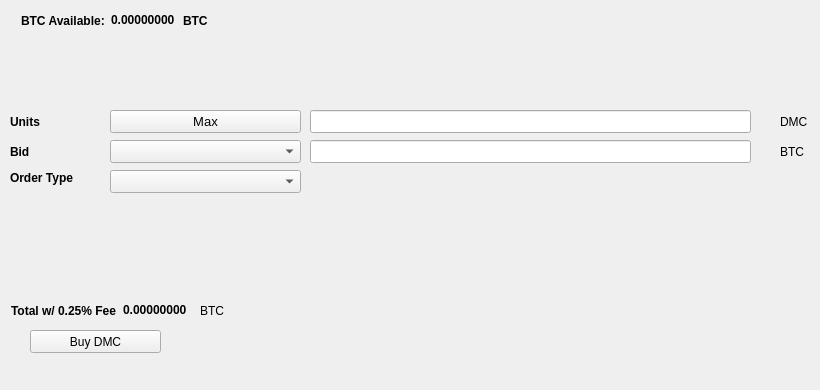
   <widget class="QWidget" name="BuyTab">
    <attribute name="title">
     <string>Buy</string>
    </attribute>
    <widget class="QPushButton" name="BuyDMC">
     <property name="geometry">
      <rect>
       <x>30</x>
       <y>330</y>
       <width>131</width>
       <height>23</height>
      </rect>
     </property>
     <property name="text">
      <string>Buy DMC</string>
     </property>
     <property name="icon">
      <iconset resource="../dmtc.qrc">
       <normaloff>:/icons/bitcoin</normaloff>:/icons/bitcoin</iconset>
     </property>
    </widget>
    <widget class="QLabel" name="label_3">
     <property name="geometry">
      <rect>
       <x>10</x>
       <y>110</y>
       <width>46</width>
       <height>23</height>
      </rect>
     </property>
     <property name="font">
      <font>
       <weight>75</weight>
       <bold>true</bold>
      </font>
     </property>
     <property name="text">
      <string>Units</string>
     </property>
    </widget>
    <widget class="QLineEdit" name="UnitsInput">
     <property name="geometry">
      <rect>
       <x>310</x>
       <y>110</y>
       <width>441</width>
       <height>23</height>
      </rect>
     </property>
     <property name="font">
      <font>
       <pointsize>9</pointsize>
       <weight>75</weight>
       <bold>true</bold>
      </font>
     </property>
    </widget>
    <widget class="QLineEdit" name="BuyBidPriceEdit">
     <property name="geometry">
      <rect>
       <x>310</x>
       <y>140</y>
       <width>441</width>
       <height>23</height>
      </rect>
     </property>
     <property name="font">
      <font>
       <pointsize>9</pointsize>
       <weight>75</weight>
       <bold>true</bold>
      </font>
     </property>
    </widget>
    <widget class="QLabel" name="label_4">
     <property name="geometry">
      <rect>
       <x>780</x>
       <y>110</y>
       <width>31</width>
       <height>23</height>
      </rect>
     </property>
     <property name="text">
      <string>DMC</string>
     </property>
    </widget>
    <widget class="QLabel" name="label_5">
     <property name="geometry">
      <rect>
       <x>780</x>
       <y>140</y>
       <width>31</width>
       <height>23</height>
      </rect>
     </property>
     <property name="text">
      <string>BTC</string>
     </property>
    </widget>
    <widget class="QLabel" name="label_6">
     <property name="geometry">
      <rect>
       <x>10</x>
       <y>140</y>
       <width>46</width>
       <height>23</height>
      </rect>
     </property>
     <property name="font">
      <font>
       <weight>75</weight>
       <bold>true</bold>
      </font>
     </property>
     <property name="text">
      <string>Bid</string>
     </property>
    </widget>
    <widget class="QLabel" name="label_7">
     <property name="geometry">
      <rect>
       <x>10</x>
       <y>170</y>
       <width>91</width>
       <height>16</height>
      </rect>
     </property>
     <property name="font">
      <font>
       <weight>75</weight>
       <bold>true</bold>
      </font>
     </property>
     <property name="text">
      <string>Order Type</string>
     </property>
    </widget>
    <widget class="QPushButton" name="Buy_Max_Amount">
     <property name="geometry">
      <rect>
       <x>110</x>
       <y>110</y>
       <width>191</width>
       <height>23</height>
      </rect>
     </property>
     <property name="font">
      <font>
       <pointsize>10</pointsize>
      </font>
     </property>
     <property name="text">
      <string>Max</string>
     </property>
    </widget>
    <widget class="QComboBox" name="BuyBidcomboBox">
     <property name="geometry">
      <rect>
       <x>110</x>
       <y>140</y>
       <width>191</width>
       <height>23</height>
      </rect>
     </property>
     <property name="font">
      <font>
       <pointsize>10</pointsize>
      </font>
     </property>
    </widget>
    <widget class="QComboBox" name="buyOrdertypeCombo">
     <property name="geometry">
      <rect>
       <x>110</x>
       <y>170</y>
       <width>191</width>
       <height>23</height>
      </rect>
     </property>
     <property name="font">
      <font>
       <pointsize>10</pointsize>
      </font>
     </property>
    </widget>
    <widget class="QWidget" name="layoutWidget1">
     <property name="geometry">
      <rect>
       <x>21</x>
       <y>11</y>
       <width>227</width>
       <height>19</height>
      </rect>
     </property>
     <layout class="QHBoxLayout" name="horizontalLayout_3">
      <item>
       <widget class="QLabel" name="label232">
        <property name="font">
         <font>
          <weight>75</weight>
          <bold>true</bold>
         </font>
        </property>
        <property name="text">
         <string>BTC Available:</string>
        </property>
       </widget>
      </item>
      <item>
       <widget class="QLabel" name="BtcAvailableLbl">
        <property name="palette">
         <palette>
          <active>
           <colorrole role="WindowText">
            <brush brushstyle="SolidPattern">
             <color alpha="255">
              <red>0</red>
              <green>0</green>
              <blue>0</blue>
             </color>
            </brush>
           </colorrole>
           <colorrole role="Button">
            <brush brushstyle="SolidPattern">
             <color alpha="255">
              <red>0</red>
              <green>170</green>
              <blue>0</blue>
             </color>
            </brush>
           </colorrole>
           <colorrole role="Light">
            <brush brushstyle="SolidPattern">
             <color alpha="255">
              <red>0</red>
              <green>255</green>
              <blue>0</blue>
             </color>
            </brush>
           </colorrole>
           <colorrole role="Midlight">
            <brush brushstyle="SolidPattern">
             <color alpha="255">
              <red>0</red>
              <green>212</green>
              <blue>0</blue>
             </color>
            </brush>
           </colorrole>
           <colorrole role="Dark">
            <brush brushstyle="SolidPattern">
             <color alpha="255">
              <red>0</red>
              <green>85</green>
              <blue>0</blue>
             </color>
            </brush>
           </colorrole>
           <colorrole role="Mid">
            <brush brushstyle="SolidPattern">
             <color alpha="255">
              <red>0</red>
              <green>113</green>
              <blue>0</blue>
             </color>
            </brush>
           </colorrole>
           <colorrole role="Text">
            <brush brushstyle="SolidPattern">
             <color alpha="255">
              <red>0</red>
              <green>170</green>
              <blue>0</blue>
             </color>
            </brush>
           </colorrole>
           <colorrole role="BrightText">
            <brush brushstyle="SolidPattern">
             <color alpha="255">
              <red>255</red>
              <green>255</green>
              <blue>255</blue>
             </color>
            </brush>
           </colorrole>
           <colorrole role="ButtonText">
            <brush brushstyle="SolidPattern">
             <color alpha="255">
              <red>0</red>
              <green>0</green>
              <blue>0</blue>
             </color>
            </brush>
           </colorrole>
           <colorrole role="Base">
            <brush brushstyle="SolidPattern">
             <color alpha="255">
              <red>255</red>
              <green>255</green>
              <blue>255</blue>
             </color>
            </brush>
           </colorrole>
           <colorrole role="Window">
            <brush brushstyle="SolidPattern">
             <color alpha="255">
              <red>0</red>
              <green>170</green>
              <blue>0</blue>
             </color>
            </brush>
           </colorrole>
           <colorrole role="Shadow">
            <brush brushstyle="SolidPattern">
             <color alpha="255">
              <red>0</red>
              <green>0</green>
              <blue>0</blue>
             </color>
            </brush>
           </colorrole>
           <colorrole role="AlternateBase">
            <brush brushstyle="SolidPattern">
             <color alpha="255">
              <red>127</red>
              <green>212</green>
              <blue>127</blue>
             </color>
            </brush>
           </colorrole>
           <colorrole role="ToolTipBase">
            <brush brushstyle="SolidPattern">
             <color alpha="255">
              <red>255</red>
              <green>255</green>
              <blue>220</blue>
             </color>
            </brush>
           </colorrole>
           <colorrole role="ToolTipText">
            <brush brushstyle="SolidPattern">
             <color alpha="255">
              <red>0</red>
              <green>0</green>
              <blue>0</blue>
             </color>
            </brush>
           </colorrole>
          </active>
          <inactive>
           <colorrole role="WindowText">
            <brush brushstyle="SolidPattern">
             <color alpha="255">
              <red>0</red>
              <green>0</green>
              <blue>0</blue>
             </color>
            </brush>
           </colorrole>
           <colorrole role="Button">
            <brush brushstyle="SolidPattern">
             <color alpha="255">
              <red>0</red>
              <green>170</green>
              <blue>0</blue>
             </color>
            </brush>
           </colorrole>
           <colorrole role="Light">
            <brush brushstyle="SolidPattern">
             <color alpha="255">
              <red>0</red>
              <green>255</green>
              <blue>0</blue>
             </color>
            </brush>
           </colorrole>
           <colorrole role="Midlight">
            <brush brushstyle="SolidPattern">
             <color alpha="255">
              <red>0</red>
              <green>212</green>
              <blue>0</blue>
             </color>
            </brush>
           </colorrole>
           <colorrole role="Dark">
            <brush brushstyle="SolidPattern">
             <color alpha="255">
              <red>0</red>
              <green>85</green>
              <blue>0</blue>
             </color>
            </brush>
           </colorrole>
           <colorrole role="Mid">
            <brush brushstyle="SolidPattern">
             <color alpha="255">
              <red>0</red>
              <green>113</green>
              <blue>0</blue>
             </color>
            </brush>
           </colorrole>
           <colorrole role="Text">
            <brush brushstyle="SolidPattern">
             <color alpha="255">
              <red>0</red>
              <green>170</green>
              <blue>0</blue>
             </color>
            </brush>
           </colorrole>
           <colorrole role="BrightText">
            <brush brushstyle="SolidPattern">
             <color alpha="255">
              <red>255</red>
              <green>255</green>
              <blue>255</blue>
             </color>
            </brush>
           </colorrole>
           <colorrole role="ButtonText">
            <brush brushstyle="SolidPattern">
             <color alpha="255">
              <red>0</red>
              <green>0</green>
              <blue>0</blue>
             </color>
            </brush>
           </colorrole>
           <colorrole role="Base">
            <brush brushstyle="SolidPattern">
             <color alpha="255">
              <red>255</red>
              <green>255</green>
              <blue>255</blue>
             </color>
            </brush>
           </colorrole>
           <colorrole role="Window">
            <brush brushstyle="SolidPattern">
             <color alpha="255">
              <red>0</red>
              <green>170</green>
              <blue>0</blue>
             </color>
            </brush>
           </colorrole>
           <colorrole role="Shadow">
            <brush brushstyle="SolidPattern">
             <color alpha="255">
              <red>0</red>
              <green>0</green>
              <blue>0</blue>
             </color>
            </brush>
           </colorrole>
           <colorrole role="AlternateBase">
            <brush brushstyle="SolidPattern">
             <color alpha="255">
              <red>127</red>
              <green>212</green>
              <blue>127</blue>
             </color>
            </brush>
           </colorrole>
           <colorrole role="ToolTipBase">
            <brush brushstyle="SolidPattern">
             <color alpha="255">
              <red>255</red>
              <green>255</green>
              <blue>220</blue>
             </color>
            </brush>
           </colorrole>
           <colorrole role="ToolTipText">
            <brush brushstyle="SolidPattern">
             <color alpha="255">
              <red>0</red>
              <green>0</green>
              <blue>0</blue>
             </color>
            </brush>
           </colorrole>
          </inactive>
          <disabled>
           <colorrole role="WindowText">
            <brush brushstyle="SolidPattern">
             <color alpha="255">
              <red>0</red>
              <green>85</green>
              <blue>0</blue>
             </color>
            </brush>
           </colorrole>
           <colorrole role="Button">
            <brush brushstyle="SolidPattern">
             <color alpha="255">
              <red>0</red>
              <green>170</green>
              <blue>0</blue>
             </color>
            </brush>
           </colorrole>
           <colorrole role="Light">
            <brush brushstyle="SolidPattern">
             <color alpha="255">
              <red>0</red>
              <green>255</green>
              <blue>0</blue>
             </color>
            </brush>
           </colorrole>
           <colorrole role="Midlight">
            <brush brushstyle="SolidPattern">
             <color alpha="255">
              <red>0</red>
              <green>212</green>
              <blue>0</blue>
             </color>
            </brush>
           </colorrole>
           <colorrole role="Dark">
            <brush brushstyle="SolidPattern">
             <color alpha="255">
              <red>0</red>
              <green>85</green>
              <blue>0</blue>
             </color>
            </brush>
           </colorrole>
           <colorrole role="Mid">
            <brush brushstyle="SolidPattern">
             <color alpha="255">
              <red>0</red>
              <green>113</green>
              <blue>0</blue>
             </color>
            </brush>
           </colorrole>
           <colorrole role="Text">
            <brush brushstyle="SolidPattern">
             <color alpha="255">
              <red>0</red>
              <green>85</green>
              <blue>0</blue>
             </color>
            </brush>
           </colorrole>
           <colorrole role="BrightText">
            <brush brushstyle="SolidPattern">
             <color alpha="255">
              <red>255</red>
              <green>255</green>
              <blue>255</blue>
             </color>
            </brush>
           </colorrole>
           <colorrole role="ButtonText">
            <brush brushstyle="SolidPattern">
             <color alpha="255">
              <red>0</red>
              <green>85</green>
              <blue>0</blue>
             </color>
            </brush>
           </colorrole>
           <colorrole role="Base">
            <brush brushstyle="SolidPattern">
             <color alpha="255">
              <red>0</red>
              <green>170</green>
              <blue>0</blue>
             </color>
            </brush>
           </colorrole>
           <colorrole role="Window">
            <brush brushstyle="SolidPattern">
             <color alpha="255">
              <red>0</red>
              <green>170</green>
              <blue>0</blue>
             </color>
            </brush>
           </colorrole>
           <colorrole role="Shadow">
            <brush brushstyle="SolidPattern">
             <color alpha="255">
              <red>0</red>
              <green>0</green>
              <blue>0</blue>
             </color>
            </brush>
           </colorrole>
           <colorrole role="AlternateBase">
            <brush brushstyle="SolidPattern">
             <color alpha="255">
              <red>0</red>
              <green>170</green>
              <blue>0</blue>
             </color>
            </brush>
           </colorrole>
           <colorrole role="ToolTipBase">
            <brush brushstyle="SolidPattern">
             <color alpha="255">
              <red>255</red>
              <green>255</green>
              <blue>220</blue>
             </color>
            </brush>
           </colorrole>
           <colorrole role="ToolTipText">
            <brush brushstyle="SolidPattern">
             <color alpha="255">
              <red>0</red>
              <green>0</green>
              <blue>0</blue>
             </color>
            </brush>
           </colorrole>
          </disabled>
         </palette>
        </property>
        <property name="font">
         <font>
          <weight>75</weight>
          <bold>true</bold>
         </font>
        </property>
        <property name="text">
         <string>0.00000000</string>
        </property>
        <property name="textInteractionFlags">
         <set>Qt::LinksAccessibleByMouse|Qt::TextSelectableByKeyboard|Qt::TextSelectableByMouse</set>
        </property>
       </widget>
      </item>
      <item>
       <widget class="QLabel" name="BtcAvailableLbl_2">
        <property name="font">
         <font>
          <weight>75</weight>
          <bold>true</bold>
         </font>
        </property>
        <property name="text">
         <string>BTC</string>
        </property>
       </widget>
      </item>
     </layout>
    </widget>
    <widget class="QWidget" name="layoutWidge2">
     <property name="geometry">
      <rect>
       <x>11</x>
       <y>301</y>
       <width>259</width>
       <height>19</height>
      </rect>
     </property>
     <layout class="QHBoxLayout" name="horizontalLayout_4">
      <item>
       <widget class="QLabel" name="label_9">
        <property name="font">
         <font>
          <weight>75</weight>
          <bold>true</bold>
         </font>
        </property>
        <property name="text">
         <string>Total w/ 0.25% Fee</string>
        </property>
       </widget>
      </item>
      <item>
       <widget class="QLabel" name="BuyCostLabel">
        <property name="palette">
         <palette>
          <active>
           <colorrole role="WindowText">
            <brush brushstyle="SolidPattern">
             <color alpha="255">
              <red>0</red>
              <green>0</green>
              <blue>0</blue>
             </color>
            </brush>
           </colorrole>
           <colorrole role="Button">
            <brush brushstyle="SolidPattern">
             <color alpha="255">
              <red>0</red>
              <green>170</green>
              <blue>0</blue>
             </color>
            </brush>
           </colorrole>
           <colorrole role="Light">
            <brush brushstyle="SolidPattern">
             <color alpha="255">
              <red>0</red>
              <green>255</green>
              <blue>0</blue>
             </color>
            </brush>
           </colorrole>
           <colorrole role="Midlight">
            <brush brushstyle="SolidPattern">
             <color alpha="255">
              <red>0</red>
              <green>212</green>
              <blue>0</blue>
             </color>
            </brush>
           </colorrole>
           <colorrole role="Dark">
            <brush brushstyle="SolidPattern">
             <color alpha="255">
              <red>0</red>
              <green>85</green>
              <blue>0</blue>
             </color>
            </brush>
           </colorrole>
           <colorrole role="Mid">
            <brush brushstyle="SolidPattern">
             <color alpha="255">
              <red>0</red>
              <green>113</green>
              <blue>0</blue>
             </color>
            </brush>
           </colorrole>
           <colorrole role="Text">
            <brush brushstyle="SolidPattern">
             <color alpha="255">
              <red>0</red>
              <green>170</green>
              <blue>0</blue>
             </color>
            </brush>
           </colorrole>
           <colorrole role="BrightText">
            <brush brushstyle="SolidPattern">
             <color alpha="255">
              <red>255</red>
              <green>255</green>
              <blue>255</blue>
             </color>
            </brush>
           </colorrole>
           <colorrole role="ButtonText">
            <brush brushstyle="SolidPattern">
             <color alpha="255">
              <red>0</red>
              <green>0</green>
              <blue>0</blue>
             </color>
            </brush>
           </colorrole>
           <colorrole role="Base">
            <brush brushstyle="SolidPattern">
             <color alpha="255">
              <red>255</red>
              <green>255</green>
              <blue>255</blue>
             </color>
            </brush>
           </colorrole>
           <colorrole role="Window">
            <brush brushstyle="SolidPattern">
             <color alpha="255">
              <red>0</red>
              <green>170</green>
              <blue>0</blue>
             </color>
            </brush>
           </colorrole>
           <colorrole role="Shadow">
            <brush brushstyle="SolidPattern">
             <color alpha="255">
              <red>0</red>
              <green>0</green>
              <blue>0</blue>
             </color>
            </brush>
           </colorrole>
           <colorrole role="AlternateBase">
            <brush brushstyle="SolidPattern">
             <color alpha="255">
              <red>127</red>
              <green>212</green>
              <blue>127</blue>
             </color>
            </brush>
           </colorrole>
           <colorrole role="ToolTipBase">
            <brush brushstyle="SolidPattern">
             <color alpha="255">
              <red>255</red>
              <green>255</green>
              <blue>220</blue>
             </color>
            </brush>
           </colorrole>
           <colorrole role="ToolTipText">
            <brush brushstyle="SolidPattern">
             <color alpha="255">
              <red>0</red>
              <green>0</green>
              <blue>0</blue>
             </color>
            </brush>
           </colorrole>
          </active>
          <inactive>
           <colorrole role="WindowText">
            <brush brushstyle="SolidPattern">
             <color alpha="255">
              <red>0</red>
              <green>0</green>
              <blue>0</blue>
             </color>
            </brush>
           </colorrole>
           <colorrole role="Button">
            <brush brushstyle="SolidPattern">
             <color alpha="255">
              <red>0</red>
              <green>170</green>
              <blue>0</blue>
             </color>
            </brush>
           </colorrole>
           <colorrole role="Light">
            <brush brushstyle="SolidPattern">
             <color alpha="255">
              <red>0</red>
              <green>255</green>
              <blue>0</blue>
             </color>
            </brush>
           </colorrole>
           <colorrole role="Midlight">
            <brush brushstyle="SolidPattern">
             <color alpha="255">
              <red>0</red>
              <green>212</green>
              <blue>0</blue>
             </color>
            </brush>
           </colorrole>
           <colorrole role="Dark">
            <brush brushstyle="SolidPattern">
             <color alpha="255">
              <red>0</red>
              <green>85</green>
              <blue>0</blue>
             </color>
            </brush>
           </colorrole>
           <colorrole role="Mid">
            <brush brushstyle="SolidPattern">
             <color alpha="255">
              <red>0</red>
              <green>113</green>
              <blue>0</blue>
             </color>
            </brush>
           </colorrole>
           <colorrole role="Text">
            <brush brushstyle="SolidPattern">
             <color alpha="255">
              <red>0</red>
              <green>170</green>
              <blue>0</blue>
             </color>
            </brush>
           </colorrole>
           <colorrole role="BrightText">
            <brush brushstyle="SolidPattern">
             <color alpha="255">
              <red>255</red>
              <green>255</green>
              <blue>255</blue>
             </color>
            </brush>
           </colorrole>
           <colorrole role="ButtonText">
            <brush brushstyle="SolidPattern">
             <color alpha="255">
              <red>0</red>
              <green>0</green>
              <blue>0</blue>
             </color>
            </brush>
           </colorrole>
           <colorrole role="Base">
            <brush brushstyle="SolidPattern">
             <color alpha="255">
              <red>255</red>
              <green>255</green>
              <blue>255</blue>
             </color>
            </brush>
           </colorrole>
           <colorrole role="Window">
            <brush brushstyle="SolidPattern">
             <color alpha="255">
              <red>0</red>
              <green>170</green>
              <blue>0</blue>
             </color>
            </brush>
           </colorrole>
           <colorrole role="Shadow">
            <brush brushstyle="SolidPattern">
             <color alpha="255">
              <red>0</red>
              <green>0</green>
              <blue>0</blue>
             </color>
            </brush>
           </colorrole>
           <colorrole role="AlternateBase">
            <brush brushstyle="SolidPattern">
             <color alpha="255">
              <red>127</red>
              <green>212</green>
              <blue>127</blue>
             </color>
            </brush>
           </colorrole>
           <colorrole role="ToolTipBase">
            <brush brushstyle="SolidPattern">
             <color alpha="255">
              <red>255</red>
              <green>255</green>
              <blue>220</blue>
             </color>
            </brush>
           </colorrole>
           <colorrole role="ToolTipText">
            <brush brushstyle="SolidPattern">
             <color alpha="255">
              <red>0</red>
              <green>0</green>
              <blue>0</blue>
             </color>
            </brush>
           </colorrole>
          </inactive>
          <disabled>
           <colorrole role="WindowText">
            <brush brushstyle="SolidPattern">
             <color alpha="255">
              <red>0</red>
              <green>85</green>
              <blue>0</blue>
             </color>
            </brush>
           </colorrole>
           <colorrole role="Button">
            <brush brushstyle="SolidPattern">
             <color alpha="255">
              <red>0</red>
              <green>170</green>
              <blue>0</blue>
             </color>
            </brush>
           </colorrole>
           <colorrole role="Light">
            <brush brushstyle="SolidPattern">
             <color alpha="255">
              <red>0</red>
              <green>255</green>
              <blue>0</blue>
             </color>
            </brush>
           </colorrole>
           <colorrole role="Midlight">
            <brush brushstyle="SolidPattern">
             <color alpha="255">
              <red>0</red>
              <green>212</green>
              <blue>0</blue>
             </color>
            </brush>
           </colorrole>
           <colorrole role="Dark">
            <brush brushstyle="SolidPattern">
             <color alpha="255">
              <red>0</red>
              <green>85</green>
              <blue>0</blue>
             </color>
            </brush>
           </colorrole>
           <colorrole role="Mid">
            <brush brushstyle="SolidPattern">
             <color alpha="255">
              <red>0</red>
              <green>113</green>
              <blue>0</blue>
             </color>
            </brush>
           </colorrole>
           <colorrole role="Text">
            <brush brushstyle="SolidPattern">
             <color alpha="255">
              <red>0</red>
              <green>85</green>
              <blue>0</blue>
             </color>
            </brush>
           </colorrole>
           <colorrole role="BrightText">
            <brush brushstyle="SolidPattern">
             <color alpha="255">
              <red>255</red>
              <green>255</green>
              <blue>255</blue>
             </color>
            </brush>
           </colorrole>
           <colorrole role="ButtonText">
            <brush brushstyle="SolidPattern">
             <color alpha="255">
              <red>0</red>
              <green>85</green>
              <blue>0</blue>
             </color>
            </brush>
           </colorrole>
           <colorrole role="Base">
            <brush brushstyle="SolidPattern">
             <color alpha="255">
              <red>0</red>
              <green>170</green>
              <blue>0</blue>
             </color>
            </brush>
           </colorrole>
           <colorrole role="Window">
            <brush brushstyle="SolidPattern">
             <color alpha="255">
              <red>0</red>
              <green>170</green>
              <blue>0</blue>
             </color>
            </brush>
           </colorrole>
           <colorrole role="Shadow">
            <brush brushstyle="SolidPattern">
             <color alpha="255">
              <red>0</red>
              <green>0</green>
              <blue>0</blue>
             </color>
            </brush>
           </colorrole>
           <colorrole role="AlternateBase">
            <brush brushstyle="SolidPattern">
             <color alpha="255">
              <red>0</red>
              <green>170</green>
              <blue>0</blue>
             </color>
            </brush>
           </colorrole>
           <colorrole role="ToolTipBase">
            <brush brushstyle="SolidPattern">
             <color alpha="255">
              <red>255</red>
              <green>255</green>
              <blue>220</blue>
             </color>
            </brush>
           </colorrole>
           <colorrole role="ToolTipText">
            <brush brushstyle="SolidPattern">
             <color alpha="255">
              <red>0</red>
              <green>0</green>
              <blue>0</blue>
             </color>
            </brush>
           </colorrole>
          </disabled>
         </palette>
        </property>
        <property name="font">
         <font>
          <weight>75</weight>
          <bold>true</bold>
         </font>
        </property>
        <property name="autoFillBackground">
         <bool>false</bool>
        </property>
        <property name="text">
         <string>0.00000000</string>
        </property>
        <property name="textInteractionFlags">
         <set>Qt::LinksAccessibleByMouse|Qt::TextSelectableByMouse</set>
        </property>
       </widget>
      </item>
      <item>
       <widget class="QLabel" name="label_10">
        <property name="font">
         <font>
          <weight>50</weight>
          <bold>false</bold>
         </font>
        </property>
        <property name="text">
         <string>BTC</string>
        </property>
       </widget>
      </item>
     </layout>
    </widget>
    <widget class="QLabel" name="label_24">
     <property name="geometry">
      <rect>
       <x>460</x>
       <y>300</y>
       <width>281</width>
       <height>81</height>
      </rect>
     </property>
     <property name="text">
      <string/>
     </property>
     <property name="pixmap">
      <pixmap>:/images/bittrex</pixmap>
     </property>
    </widget>
   </widget>
